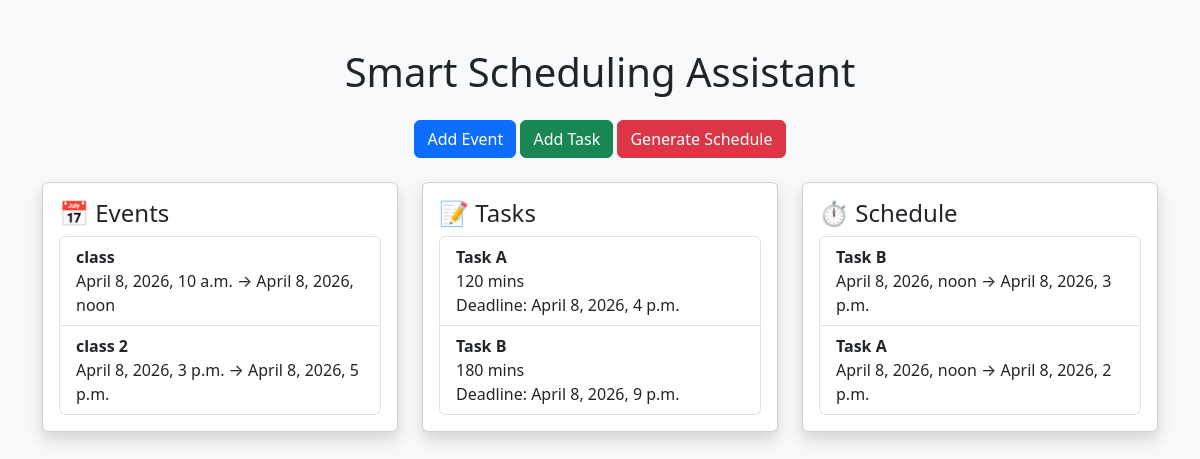
The page / on the database its author committed.
### scheduler/models.py (models this page shows, shortened)
class Event(models.Model):
    title = models.CharField(max_length=100)
    start_time = models.DateTimeField()
    end_time = models.DateTimeField()

class Task(models.Model):
    title = models.CharField(max_length=100)
    duration = models.IntegerField()  # minutes
    deadline = models.DateTimeField()
    priority = models.IntegerField(default=1)
    scheduled = models.BooleanField(default=False)

class Schedule(models.Model):
    task = models.ForeignKey(Task, on_delete=models.CASCADE)
    start_time = models.DateTimeField()
    end_time = models.DateTimeField()

### scheduler/views.py (the view)
# urls.py: path('', views.home, name='home'),
def home(request):
    events = Event.objects.all()
    tasks = Task.objects.all()
    schedules = Schedule.objects.all()
    return render(request, 'home.html', {
        'events': events,
        'tasks': tasks,
        'schedules': schedules
    })

### scheduler/templates/home.html (shortened to what this page needs)
<!DOCTYPE html>
<html>
<head>
    <link href="https://cdn.jsdelivr.net/npm/bootstrap@5.3.0/dist/css/bootstrap.min.css" rel="stylesheet">
</head>
<body class="bg-light">
<div class="container mt-5">
    <h1 class="text-center mb-4"> Smart Scheduling Assistant</h1>
    <div class="text-center mb-4">
    <a href="/add-event/" class="btn btn-primary">Add Event</a>
    <a href="/add-task/" class="btn btn-success">Add Task</a>
    <a href="/run/" class="btn btn-danger">Generate Schedule</a>
</div>
    <div class="row">
        <div class="col-md-4">
            <div class="card shadow">
                <div class="card-body">
                    <h4>📅 Events</h4>
                    <ul class="list-group">
                        {% for e in events %}
                        <li class="list-group-item">
                            <b>{{ e.title }}</b><br>
                            {{ e.start_time }} → {{ e.end_time }}
                        </li>
                        {% endfor %}
                    </ul>
                </div>
            </div>
        </div>
        <div class="col-md-4">
            <div class="card shadow">
                <div class="card-body">
                    <h4>📝 Tasks</h4>
                    <ul class="list-group">
                        {% for t in tasks %}
                        <li class="list-group-item">
                            <b>{{ t.title }}</b><br>
                            {{ t.duration }} mins <br>
                            Deadline: {{ t.deadline }}
                        </li>
                        {% endfor %}
                    </ul>
                </div>
            </div>
        </div>
        <div class="col-md-4">
            <div class="card shadow">
                <div class="card-body">
                    <h4>⏱ Schedule</h4>
                    <ul class="list-group">
                        {% for s in schedules %}
                        <li class="list-group-item">
                            <b>{{ s.task.title }}</b><br>
                            {{ s.start_time }} → {{ s.end_time }}
                        </li>
                        {% endfor %}
                    </ul>
                </div>
            </div>
        </div>
    </div>
</div>
</body>
</html>

### rows shown on the page
Event: title "class", start_time "April 8, 2026, 10 a.m.", end_time "April 8, 2026, noon"
Event: title "class 2", start_time "April 8, 2026, 3 p.m.", end_time "April 8, 2026, 5 p.m."
Task: title "Task A", duration "120", deadline "April 8, 2026, 4 p.m."
Task: title "Task B", duration "180", deadline "April 8, 2026, 9 p.m."
Schedule: task "Task B", start_time "April 8, 2026, noon", end_time "April 8, 2026, 3 p.m."
Schedule: task "Task A", start_time "April 8, 2026, noon", end_time "April 8, 2026, 2 p.m."
